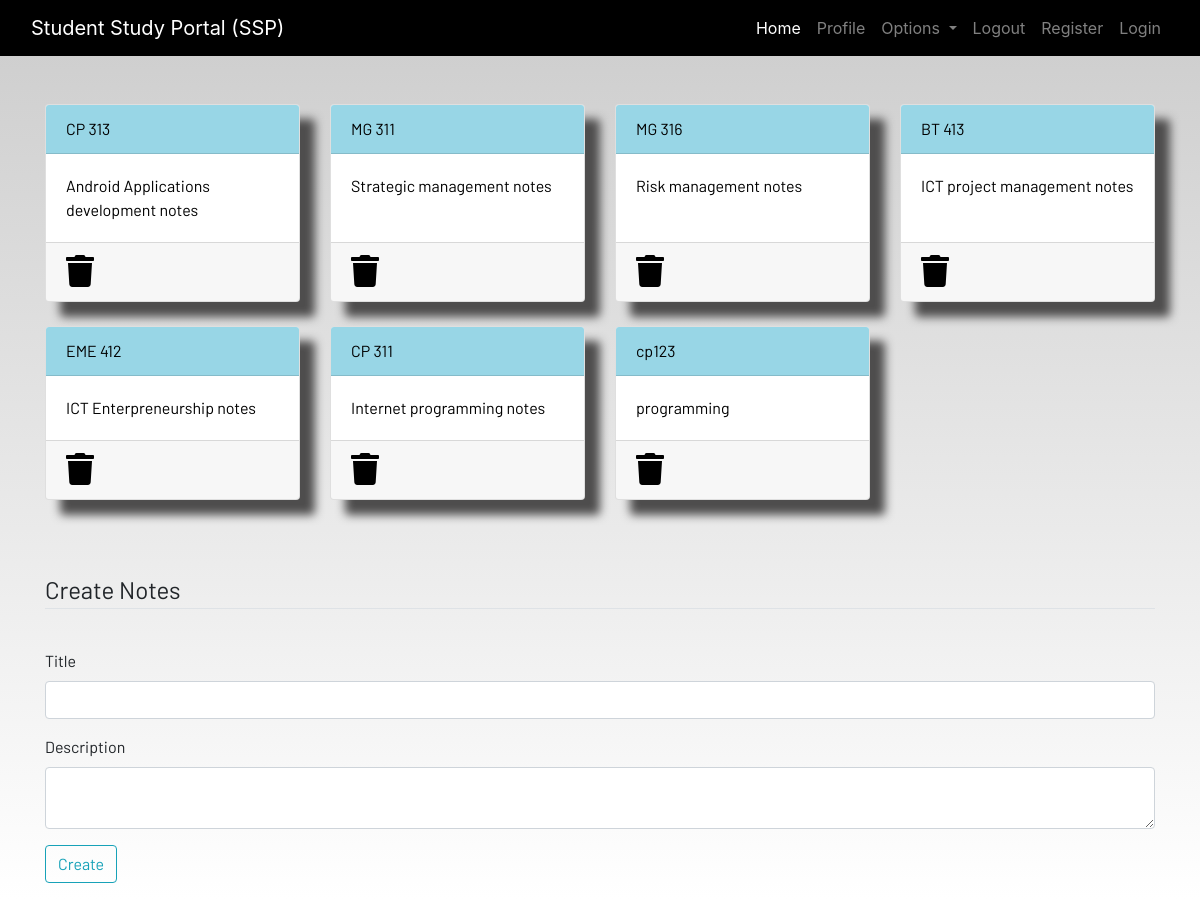
/notes/ (signed in), run on an earlier commit of the app's database.
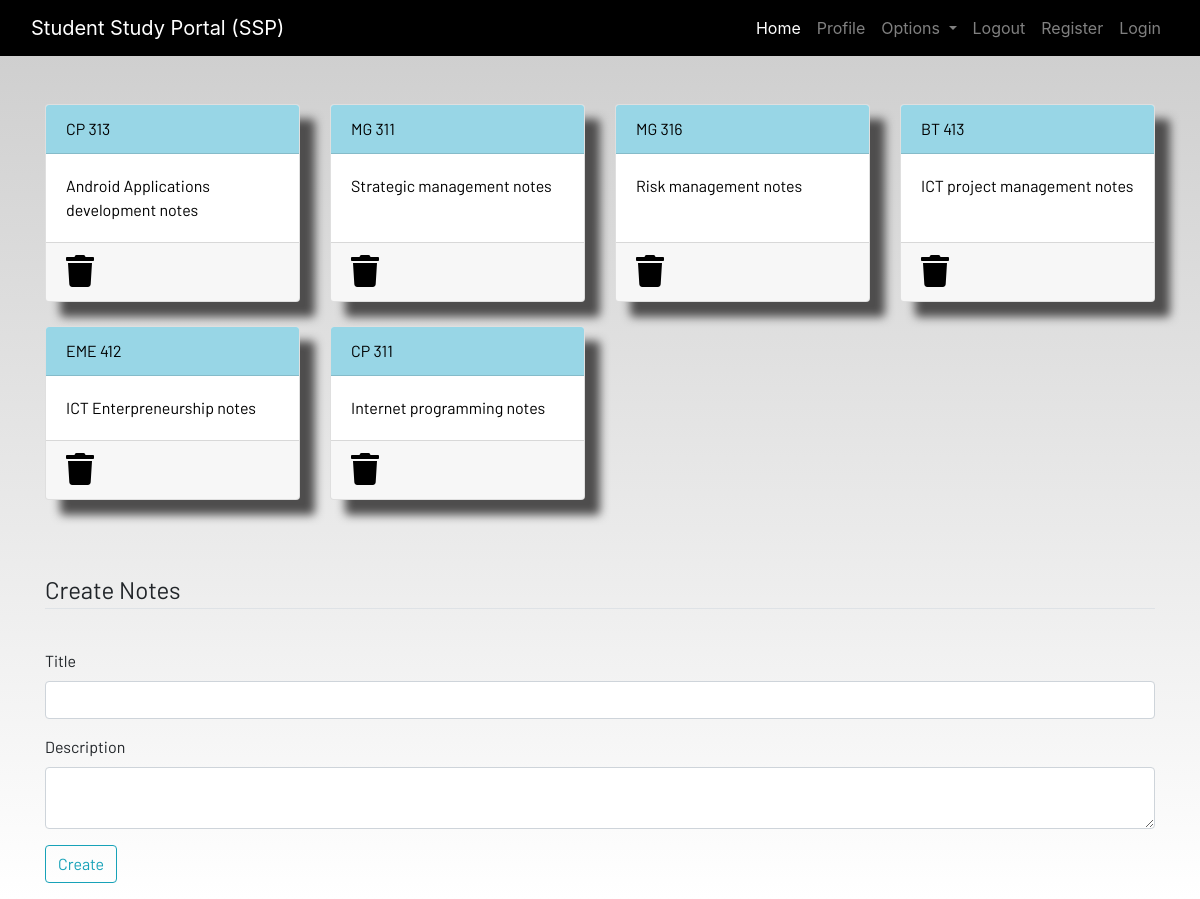
And on a later commit of the database.
### dashboard/models.py (models this page shows, shortened)
class Notes(models.Model):
    user = models.ForeignKey(User, on_delete=models.CASCADE)
    title = models.CharField(max_length=200)
    description = models.TextField()
    class Meta:
        verbose_name = "notes"
        verbose_name_plural = "notes"

### dashboard/views.py (the view)
# urls.py: path('notes/',views.notes),
def notes(request):
    notes = Notes.objects.filter(user=request.user)
    context = {'notes':notes}
    return render(request, 'dashboard/notes.html', context)

### dashboard/templates/dashboard/notes.html (shortened to what this page needs)
{% extends 'dashboard/base.html' %}
{% load static %}
{% block content %}
<div class="container">
    <div class="row">
        {% for note in notes %}
        <div class="col-md-3 mb-4">
            <a href="{% url 'notes_detail' note.id %}">
                <div class="card">
                    <div class="card-header">{{ note.title }}</div>
                    <div class="card-body">{{ note.description|slice:"0:100" }}</div>
                    <div class="card-footer mt-auto "><a href="{% url 'delete_note' note.id %}">
                        <i class="fa fa-trash fa-2x"></i></a>
                    </div>
                </div>
            </a>
        </div>
{% endfor %}
    </div>
</div>
<br><br>
<div class="container">
    <form method="POST" action="/notes/add">
        <fieldset class="form-group">
            <legend class="border-bottom mb-4">Create Notes</legend>
        </fieldset>
<div class="form-group">
    <label for="title">Title</label>
    <input type="text" class="form-control" name="title" id="exampleInputEmail1" aria-describedby="emailHelp">
  </div>
  <div class="form-group">
    <label for="description">Description</label>
    <textarea type="text" class="form-control" name="description" id="exampleInputPassword1">
    </textarea>
  </div>
        <div class="form-group">
            <button  class="btn btn-outline-info" type="submit">
                Create
            </button>
        </div>
    </form>
</div>
{% endblock content %}

What changed in the data, as far as the page shows it:
removed Notes: title "cp123", description "programming"
